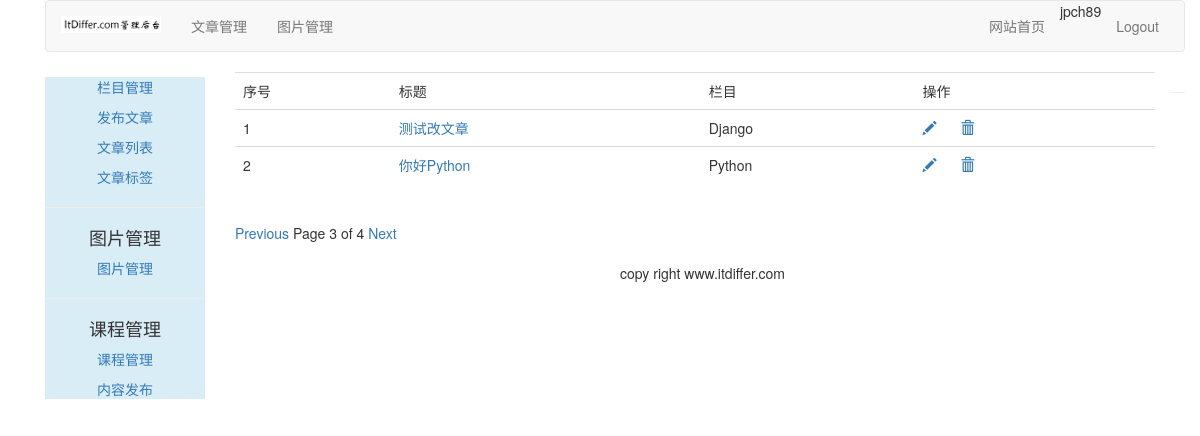
Page /article/article-list/?page=3 (signed in) on the committed database.
### article/models.py (models this page shows, shortened)
class ArticlePost(models.Model):
    author = models.ForeignKey(
        User, on_delete=models.CASCADE, related_name='article')
    title = models.CharField(max_length=200)
    slug = models.SlugField(max_length=500)
    column = models.ForeignKey(
        ArticleColumn, on_delete=models.CASCADE, related_name='article_column')
    body = models.TextField()
    created = models.DateTimeField(default=timezone.now)
    updated = models.DateTimeField(auto_now=True)
    users_like = models.ManyToManyField(User, related_name='articles_like', blank=True)
    article_tag = models.ManyToManyField(ArticleTag, related_name='article_tag', blank=True)
    class Meta:
        ordering = ('-updated', )
        index_together = (('id', 'slug'), )
    def get_absolute_url(self):
        return reverse('article:article_detail', args=[self.id, self.slug])

class ArticleColumn(models.Model):
    user = models.ForeignKey(
        User, on_delete=models.CASCADE, related_name='article_column')
    column = models.CharField(max_length=200)
    created = models.DateField(auto_now_add=True)
    def __str__(self):
        return self.column

### article/views.py (the view)
# urls.py: path('article-list/', views.article_list, name='article_list'),
@login_required(login_url='/account/login/')
def article_list(request):
    articles_list = ArticlePost.objects.filter(author=request.user)
    paginator = Paginator(articles_list, 2)
    page = request.GET.get('page')
    try:
        current_page = paginator.page(page)
        articles = current_page.object_list
    except PageNotAnInteger:
        current_page = paginator.page(1)
        articles = current_page.object_list
    except EmptyPage:
        current_page = paginator.page(paginator.num_pages)
        articles = current_page.object_list
    return render(request, 'article/column/article_list.html', {
        'articles': articles, 'page': current_page
    })

### templates/article/column/article_list.html (shortened to what this page needs)
{% extends "article/base.html" %}
{% load static %}
{% block content %}
<div>
  <table class="table table-hover">
    <tr>
      <td>序号</td>
      <td>标题</td>
      <td>栏目</td>
      <td>操作</td>
    </tr>
    {% for article in articles %}
    <tr>
      <td>{{ forloop.counter }}</td>
      <td>
        <a href="{{ article.get_absolute_url }}">{{ article.title }}</a>
      </td>
      <td>{{ article.column }}</td>
      <td>
        <a href="{% url 'article:redit_article' article.id %}" name="edit">
          <span class="glyphicon glyphicon-pencil"></span>
        </a>
        <a href="javascript:;" name="delete" onclick="del_article(this, {{ article.id }})">
          <span class="glyphicon glyphicon-trash" style="margin-left: 20px;"></span>
        </a>
      </td>
    </tr>
    {% endfor %}
  </table>
  {% include "paginator.html" %}
</div>
{% endblock content %}

### templates/article/header.html
{% load static %}
<div class="container">
  <nav class="navbar navbar-default" role="navigation">
    <div class="navbar-header">
      <a href="http://www.itdiffer.com" class="navbar-brand">
        <img src="{% static 'images/backlogo.png' %}" alt="" width="100px">
      </a>
    </div>
    <div>
      <ul class="nav navbar-nav" role="tablist">
        <li><a href="{% url 'article:article_column' %}">文章管理</a></li>
        <li><a href="{% url 'image:list_images' %}">图片管理</a></li>
      </ul>
      <ul class="nav navbar-nav navbar-right" style="margin-right: 10px;">
        <li><a href="{% url 'blog:blog_title' %}">网站首页</a></li>
        <li><span>{{ user.username }}</span></li>
        <li><a href="{% url 'account:user_logout' %}">Logout</a></li>
      </ul>
    </div>
  </nav>
</div>

### rows in the picture
ArticlePost: title "测试改文章", column "Django"
ArticlePost: title "你好Python", column "Python"

### other values in the picture
{{ user.username }} "jpch89"
{{ page.number }} "3"
{{ page.paginator.num_pages }} "4"
